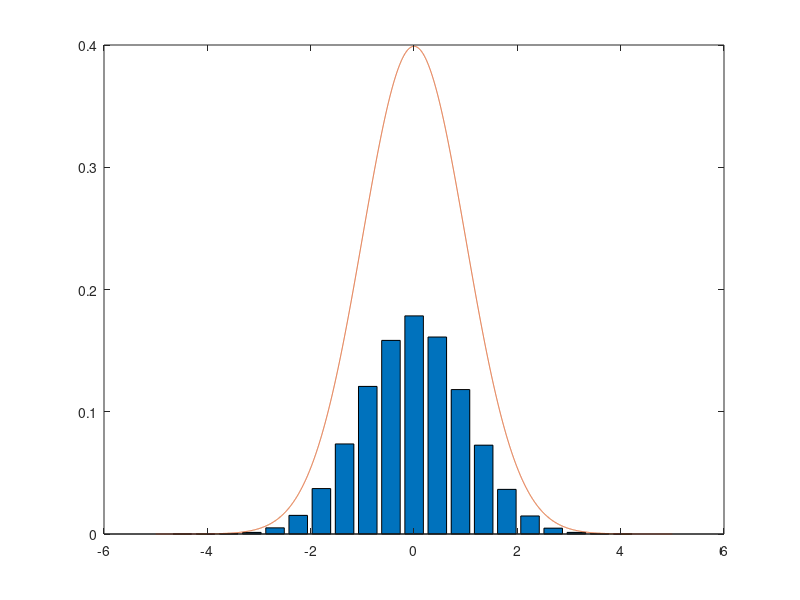
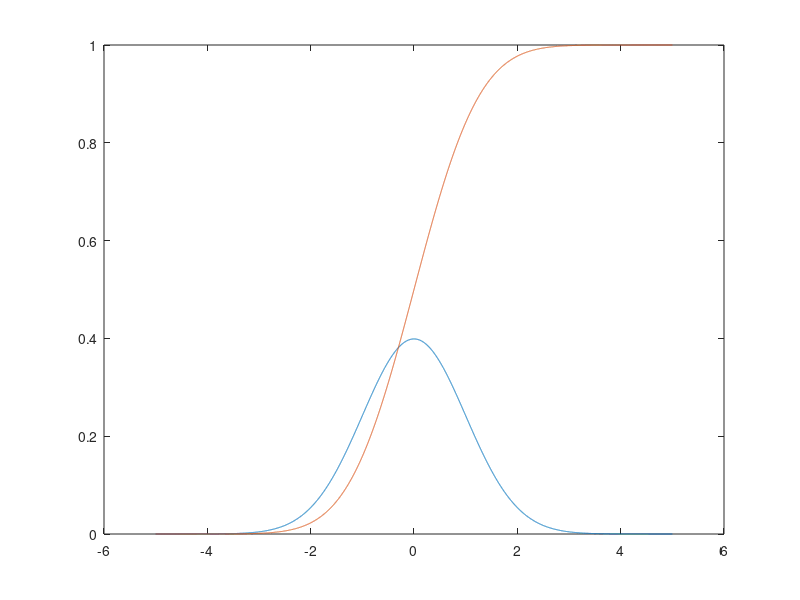

The MATLAB script that drew these images, in order:
clear all
close all
clc


sigma = 1;
mi = 0;

N = 100000;

X = randn(N, 1) * sigma + mi;




[counts,centers] = hist(X, 20);
bar(centers, counts/sum(counts));

hold on

plot([-5:0.001:5], normpdf([-5:0.001:5]) );

figure 

plot([-5:0.001:5], normpdf([-5:0.001:5]) );

hold on 

plot([-5:0.001:5], normcdf([-5:0.001:5]) );



